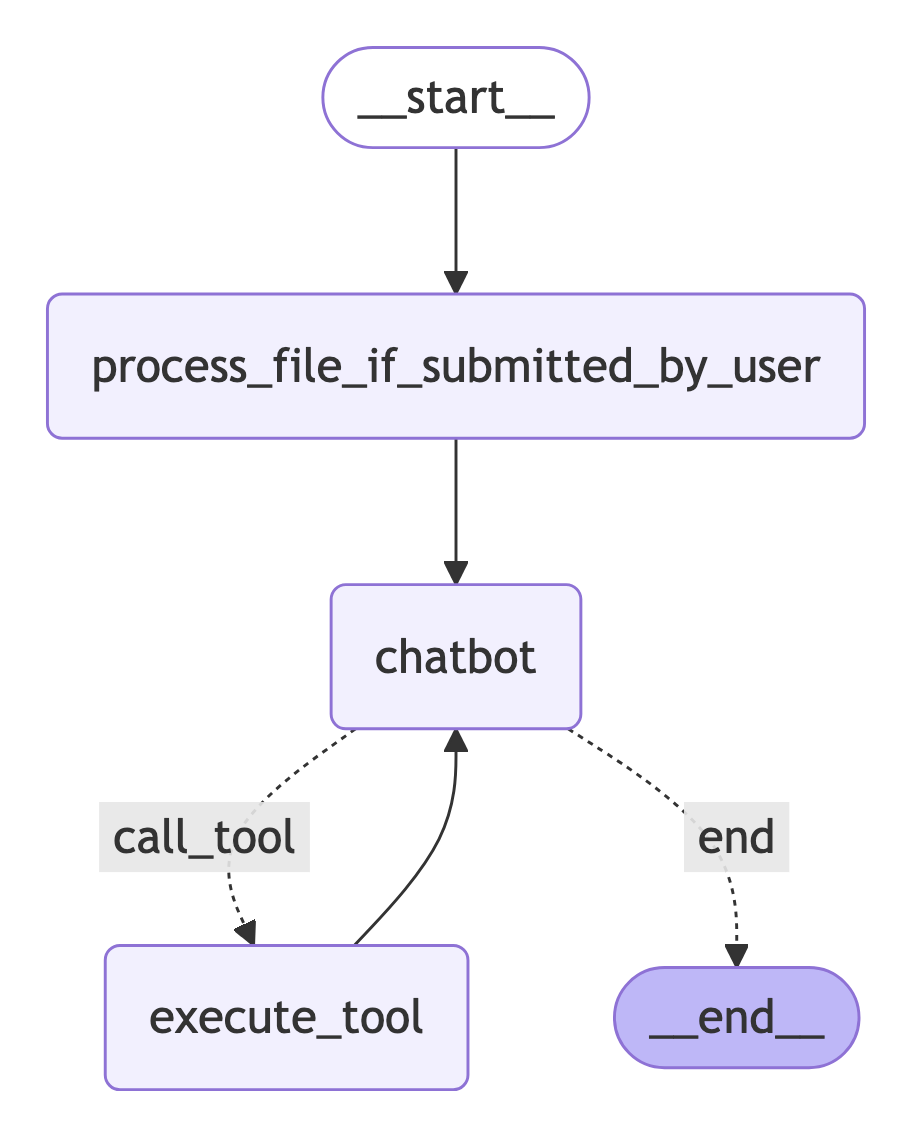

Write the Python code that produced this figure.
import os
from typing import List, TypedDict, Optional, Union, Dict, Any, Tuple
import sys
import rpy2.robjects as ro  # type: ignore
from dotenv import load_dotenv  # type: ignore
from langchain_core.messages import (
    BaseMessage,
    AIMessage,
    HumanMessage,
    ToolMessage,
)

sys.path.append(
    os.path.dirname(os.path.dirname(os.path.dirname(os.path.abspath(__file__))))
)
from backend.analysis.my_tools_executor import MyToolExecutor
from backend.analysis.tools_py import run_celltypist_annotation_tool

from langchain_core.prompts import MessagesPlaceholder, ChatPromptTemplate
from langchain_core.tools import Tool
from langchain_openai import ChatOpenAI
from langgraph.graph import StateGraph, END
from backend import global_variables
from langsmith import Client
from backend.global_variables import ROOT_PATH

# New imports for graph storage
import io
from datetime import datetime
from langgraph.constants import CurveStyle
from langgraph.graph.graph import MermaidDrawMethod

client = Client()

# Get the OpenAI key from the environment variable
openai_api_key = os.getenv("OPENAI_API_KEY")

# Check if the key is set
if not openai_api_key:
    raise ValueError("OPENAI_API_KEY is not set.")
else:
    print("OPENAI_API_KEY loaded successfully.")
# Set R options to prevent deparse() from creating string vectors
ro.r("options(width=10000)")


# Define the list of tools  ## not working: plot_scatter_mitochondrial_genes,  plot_highly_variable_genes (produce plot, but give an error), plot_pca_heatmap, cluster_marker_genes

# from langchain_community.tools import TavilySearchResults
# tool_web_search = TavilySearchResults()


tools: List[Tool] = [
    # tool_web_search,
    # go_enrichment,
    # summarize_seurat, # removed because confuse llm while asking explaination of the plots
    # clear_history,
    # analyze_cluster_marker_genes_output,
    # cell_clusters,  #### problema con R
    # cell_embedding,
    # nearest_neighbor_cell_embedding,
    # log_normalize,
    # scale_data,
    # highly_variable_genes,
    # run_pca,
    # calculate_mitochondrial_genes,
    # plot_scatter_mitochondrial_genes,
    plot_violin_mitochondrial_genes,
    plot_pca,
    plot_scatter_cell_quality,
    plot_highly_variable_genes,
    plot_pca_heatmap,
    plot_pca_elbow,
    cluster_marker_genes,
    plot_embedding,
    plot_embedding_feature_expression,
    plot_violin_features,
    plot_dotplot
]  # type: ignore

#tools.extend([run_celltypist_annotation_tool])

# Define the LLM
llm = ChatOpenAI(model_name="gpt-4o", temperature=0.1)


# from langchain_ollama import ChatOllama
# llm = ChatOllama(
#     model="llama3.1",
#     temperature=0,
#     # other params...
# )

# Prompt for the chatbot
prompt = ChatPromptTemplate.from_messages(
    [
        MessagesPlaceholder(variable_name="messages"),
    ]
)

# Chain that uses the tools
chain = prompt | llm.bind_tools(tools)


# Definition of the state
class State(TypedDict):
    """Represents the state with a list of messages."""

    messages: List[BaseMessage]


def check_file_info(state: State):
    """
    Checks and processes the uploaded file information if submitted by user.
    """
    messages = state["messages"]

    if global_variables.UPLOADED_FILE == False:
        return

    if global_variables.UPLOADED_FILE == True:
        if global_variables.UPLOADED_TEXT == True:  ## uploaded PDF
            ai_message = AIMessage(
                content="This is the PDF PDF PDF PDF"
                + " this is the uploaded pdf file from the user, and it was correctly processed, no problems are detected:    "
                + global_variables.PDF_CONTENT_AS_STRING
                + "confirm the user that he uploaded a pdf file"
            )
            messages.append(ai_message)
            return {"messages": messages}
        if global_variables.UPLOADED_TEXT == False:  ## uploaded datafile

            ai_message = AIMessage(
                content="I see you uploaded a "
                + str(global_variables.JDATAFILE.getDataType())
                + " with "
                + str(global_variables.NUMCOLUMNS)
                + " columns and "
                + str(global_variables.NUMROWS)
                + " rows."
            )
            messages.append(ai_message)
            # ai_message = AIMessage(
            #     content="Here is the subset stats file: "
            #     + global_variables.SUBSET_STATS_FILE
            # )
            # messages.append(ai_message)
            global_variables.PDF_CONTENT_AS_STRING = "This is the PDF PDF PDF PDF and it was correctly processed, all is good"
            global_variables.UPLOADED_TEXT = False
            global_variables.UPLOADED_FILE = False

            return {"messages": messages}

    # metadata = get_last_uploaded_file_info() # since is not more on s3
    metadata = "Here is the metadata of the uploaded file: "  # + str(get_last_uploaded_file_info())
    ai_message = AIMessage(content=metadata)  # type: ignore
    state["messages"].append(ai_message)
    return state


# Function to reason with the LLM and print the results
def llm_reasoning(state: State):
    messages = state["messages"]

    # Execute the LLM chain with the prompt and tools ( questo per evitare errori di token, ma tuttavia inviare l'intero seurat formato json al frontend)
    # if len(messages[-1].content) > 8000:
    #     ## tagliare il messaggio
    #     messages[-1].content = messages[-1].content[:8000]

    result = chain.invoke({"messages": messages})

    # Add the result to the messages
    messages = state["messages"]
    messages.append(result)

    return {"messages": messages}


def check_tool_call(message):
    """
    Function to check if a message contains tool_calls
    """

    if isinstance(message, AIMessage):
        additional_kwargs = message.additional_kwargs
        if additional_kwargs and "tool_calls" in additional_kwargs:
            return len(additional_kwargs["tool_calls"]) > 0
    return False


def tool_execution_node(state):
    """
    Node to handle tool execution
    """
    messages = state["messages"]
    last_message = messages[-1]

    tool_calls = last_message.additional_kwargs.get("tool_calls", [])

    for tool_call in tool_calls:
        tool_call_id = tool_call.get("id", None)
        tool_name = tool_call.get("function", {}).get("name", None)
        tool_args = tool_call.get("function", {}).get("arguments", {})

        tool_executor = MyToolExecutor(tools)
        content = tool_executor.call_tool_with_args(tool_name, tool_args)
        
        tool_message = None
        if isinstance(content, str):
            tool_message = ToolMessage(
                content=content, 
                name=tool_name, 
                tool_call_id=tool_call_id
            )
        elif isinstance(content, tuple):
            tool_message = ToolMessage(
                content="Called creation plot",
                name=tool_name,
                tool_call_id=tool_call_id,
            )

        messages.append(tool_message)

    return {"messages": messages}


def finish(state):
    """
    Appends an AIMessage indicating the current loop count to the state's messages.
    """
    ai_message = AIMessage(content="end of loop number: " + str(len(state["messages"])))  # type: ignore
    state["messages"].append(ai_message)
    return state


def router(state):
    """
    Routing function to decide whether to call the tool
    """
    # messages = state["messages"]
    # last_message = messages[-1]

    # if check_tool_call(last_message):
    #     return "call_tool"
    # return "end"
    messages = state["messages"]
    last_message = messages[-1]
    if last_message.tool_calls:
        return "call_tool"
    return "end"


def create_graph(save_to_file: bool = True, output_file_path: Optional[str] = None) -> Union[None, bytes]:
    """
    Create the state graph with the ToolNode and either save it to a file or return it as bytes
    
    Args:
        save_to_file: If True, save to file path; if False, return bytes
        output_file_path: Path to save the file (if save_to_file is True)
        
    Returns:
        bytes if save_to_file is False, otherwise None
    """
    graph_builder = StateGraph(State)
    graph_builder.add_node("process_file_if_submitted_by_user", check_file_info)
    graph_builder.add_node("chatbot", llm_reasoning)

    graph_builder.add_node("execute_tool", tool_execution_node)

    graph_builder.set_entry_point("process_file_if_submitted_by_user")
    graph_builder.add_edge("process_file_if_submitted_by_user", "chatbot")

    graph_builder.add_conditional_edges(
        "chatbot",
        router,
        {"call_tool": "execute_tool", "end": END},
    )

    graph_builder.add_edge("execute_tool", "chatbot")

    graph = graph_builder.compile()
    
    # Get the graph visualization
    if save_to_file:
        # Default path if none provided
        if output_file_path is None:
            output_file_path = "../../analysis/graph.png"
            
        # Save to file as before
        graph.get_graph().draw_mermaid_png(
            curve_style=CurveStyle.LINEAR,
            wrap_label_n_words=9,
            output_file_path=output_file_path,
            draw_method=MermaidDrawMethod.PYPPETEER,
            background_color="white",
            padding=10,
        )
        return None
    else:
        # Return as bytes
        buffer = io.BytesIO()
        graph.get_graph().draw_mermaid_png(
            curve_style=CurveStyle.LINEAR,
            wrap_label_n_words=9,
            output_file=buffer,  # Use the buffer instead of a file path
            draw_method=MermaidDrawMethod.PYPPETEER,
            background_color="white",
            padding=10,
        )
        buffer.seek(0)
        return buffer.getvalue()


async def create_and_store_graph(
    title: str,
    user_id: str,
    workflow_id: Optional[str] = None,
    metadata: Optional[Dict[str, Any]] = None
) -> Tuple[bool, str, Optional[str]]:
    """
    Create the graph visualization and store it in Vercel Blob Storage
    
    Args:
        title: Title for the graph visualization
        user_id: ID of the user who created the graph
        workflow_id: Optional ID of the associated workflow
        metadata: Optional additional metadata
        
    Returns:
        Tuple of (success, message, blob_url if successful)
    """
    from backend.analysis.utility import store_graph_visualization
    
    # Create graph in memory
    graph_bytes = create_graph(save_to_file=False)
    
    if not graph_bytes:
        return (False, "Failed to generate graph visualization", None)
    
    # Store the graph using the utility function
    success, message, result_data = await store_graph_visualization(
        graph_data=graph_bytes,
        title=title,
        user_id=user_id,
        workflow_id=workflow_id,
        metadata=metadata
    )
    
    if success and result_data:
        blob_url = result_data.get("blob_url")
        return (True, "Graph visualization stored successfully", blob_url)
    
    return (success, message, None)


if __name__ == "__main__":
    # Initialize the environment and create the global seurat_object

    from backend import global_variables

    global_variables.DEBUG = False

    initialize_environment()

    # Create the graph and save to file (original behavior)
    graph = create_graph(save_to_file=True)

    initial_state = {"messages": [HumanMessage(content="fammi un hvg plot")]}

    # initial_state_two_messages = {
    #     "messages": [
    #         HumanMessage(
    #             content="fammi un violin plot",
    #             additional_kwargs={},
    #             response_metadata={},
    #         ),
    #         AIMessage(
    #             content="",
    #             additional_kwargs={
    #                 "tool_calls": [
    #                     {
    #                         "id": "call_DWhLVufQhLAdujXXiNoKejjH",
    #                         "function": {
    #                             "arguments": "{}",
    #                             "name": "plot_violin_mitochondrial_genes",
    #                         },
    #                         "type": "function",
    #                     }
    #                 ],
    #                 "refusal": None,
    #             },
    #             response_metadata={
    #                 "token_usage": {
    #                     "completion_tokens": 18,
    #                     "prompt_tokens": 756,
    #                     "total_tokens": 774,
    #                     "completion_tokens_details": {
    #                         "audio_tokens": 0,
    #                         "reasoning_tokens": 0,
    #                         "accepted_prediction_tokens": 0,
    #                         "rejected_prediction_tokens": 0,
    #                     },
    #                     "prompt_tokens_details": {
    #                         "audio_tokens": 0,
    #                         "cached_tokens": 0,
    #                     },
    #                 },
    #                 "model_name": "gpt-4o-mini-2024-07-18",
    #                 "system_fingerprint": "fp_0ba0d124f1",
    #                 "finish_reason": "tool_calls",
    #                 "logprobs": None,
    #             },
    #             id="run-cc81d4f9-70fa-4891-8979-01884c8df7cf-0",
    #             tool_calls=[
    #                 {
    #                     "name": "plot_violin_mitochondrial_genes",
    #                     "args": {},
    #                     "id": "call_DWhLVufQhLAdujXXiNoKejjH",
    #                     "type": "tool_call",
    #                 }
    #             ],
    #             usage_metadata={
    #                 "input_tokens": 756,
    #                 "output_tokens": 18,
    #                 "total_tokens": 774,
    #                 "input_token_details": {"audio": 0, "cache_read": 0},
    #                 "output_token_details": {"audio": 0, "reasoning": 0},
    #             },
    #         ),
    #         ToolMessage(
    #             content="Violin plot generated successfully",
    #             name="plot_violin_mitochondrial_genes",
    #             tool_call_id="call_DWhLVufQhLAdujXXiNoKejjH",
    #         ),
    #         AIMessage(
    #             content="Il violin plot è stato generato con successo! Se hai bisogno di ulteriori analisi o visualizzazioni, fammi sapere!",
    #             additional_kwargs={"refusal": None},
    #             response_metadata={
    #                 "token_usage": {
    #                     "completion_tokens": 28,
    #                     "prompt_tokens": 795,
    #                     "total_tokens": 823,
    #                     "completion_tokens_details": {
    #                         "audio_tokens": 0,
    #                         "reasoning_tokens": 0,
    #                         "accepted_prediction_tokens": 0,
    #                         "rejected_prediction_tokens": 0,
    #                     },
    #                     "prompt_tokens_details": {
    #                         "audio_tokens": 0,
    #                         "cached_tokens": 0,
    #                     },
    #                 },
    #                 "model_name": "gpt-4o-mini-2024-07-18",
    #                 "system_fingerprint": "fp_0ba0d124f1",
    #                 "finish_reason": "stop",
    #                 "logprobs": None,
    #             },
    #             id="run-c70a1748-22bb-4a33-a225-01f9078cf638-0",
    #             usage_metadata={
    #                 "input_tokens": 795,
    #                 "output_tokens": 28,
    #                 "total_tokens": 823,
    #                 "input_token_details": {"audio": 0, "cache_read": 0},
    #                 "output_token_details": {"audio": 0, "reasoning": 0},
    #             },
    #         ),
    #         HumanMessage(
    #             content="fammi un altro violin plot",
    #             additional_kwargs={},
    #             response_metadata={},
    #         ),
    #     ]
    # }
    import pprint

    # Creare un'istanza di PrettyPrinter con indentazione personalizzata
    pp = pprint.PrettyPrinter(indent=4, width=120)

    for s in graph.stream(initial_state):
        my_dict = list(s.values())[0]

        pp.pprint(my_dict)

"""
Graph visualization module for bioflow analysis.

This module provides functionality for generating various types of
visualizations for biological data, such as UMAP, t-SNE, PCA,
and heatmaps.
"""

import matplotlib
matplotlib.use('Agg')  # Use non-interactive backend
import matplotlib.pyplot as plt
import numpy as np
import pandas as pd
import seaborn as sns
from typing import Dict, Any, Optional, Union, List
import io
import base64
import json
import logging
import asyncio
from sklearn.decomposition import PCA
from sklearn.manifold import TSNE
import umap
from .utility import get_sample_data

# Configure logging
logger = logging.getLogger(__name__)

# Define supported visualization types
SUPPORTED_VIS_TYPES = ["umap", "tsne", "pca", "heatmap", "violin", "scatter"]

async def generate_visualization(request: Dict[str, Any]) -> Dict[str, Any]:
    """
    Generate a visualization based on the provided request.
    
    Args:
        request: A dictionary containing the visualization request details.
            Required keys:
                - visualization_type: Type of visualization to generate (e.g., "umap", "tsne")
                - data_description: Description of the data to visualize
            Optional keys:
                - parameters: Visualization-specific parameters
                - title: Title for the visualization
                
    Returns:
        Dict[str, Any]: A dictionary containing:
            - image: Base64-encoded PNG image
            - metadata: Additional metadata about the visualization
    """
    # Extract request parameters
    vis_type = request.get("visualization_type", "").lower()
    parameters = request.get("parameters", {})
    data_description = request.get("data_description", "")
    title = request.get("title", f"{vis_type.upper()} Visualization")
    
    # Check if visualization type is supported
    if vis_type not in SUPPORTED_VIS_TYPES:
        raise ValueError(f"Unsupported visualization type: {vis_type}. "
                         f"Supported types: {', '.join(SUPPORTED_VIS_TYPES)}")
    
    # Get data based on description (in a real application, this would query a database)
    # Here we're using sample data for demonstration
    data = await get_sample_data(data_description)
    
    # Generate the visualization
    if vis_type == "umap":
        return await generate_umap_visualization(data, parameters, title)
    elif vis_type == "tsne":
        return await generate_tsne_visualization(data, parameters, title)
    elif vis_type == "pca":
        return await generate_pca_visualization(data, parameters, title)
    elif vis_type == "heatmap":
        return await generate_heatmap_visualization(data, parameters, title)
    elif vis_type == "violin":
        return await generate_violin_visualization(data, parameters, title)
    elif vis_type == "scatter":
        return await generate_scatter_visualization(data, parameters, title)
    else:
        raise ValueError(f"Visualization type {vis_type} is supported but not implemented")

async def generate_umap_visualization(
    data: pd.DataFrame,
    parameters: Dict[str, Any],
    title: str
) -> Dict[str, Any]:
    """Generate a UMAP visualization."""
    # Extract parameters with defaults
    n_neighbors = parameters.get("n_neighbors", 15)
    min_dist = parameters.get("min_dist", 0.1)
    n_components = parameters.get("n_components", 2)
    metric = parameters.get("metric", "euclidean")
    
    # Create a figure
    plt.figure(figsize=(10, 8))
    
    # Run UMAP
    reducer = umap.UMAP(
        n_neighbors=n_neighbors,
        min_dist=min_dist,
        n_components=n_components,
        metric=metric,
        random_state=42
    )
    
    # Extract features (all numeric columns)
    features = data.select_dtypes(include=[np.number])
    
    # Check if we have enough data
    if len(features) < 5:
        raise ValueError("Not enough data for UMAP visualization (need at least 5 samples)")
    
    # Transform the data
    embedding = reducer.fit_transform(features)
    
    # Create a scatter plot
    if n_components == 2:
        plt.scatter(embedding[:, 0], embedding[:, 1], s=5, alpha=0.8)
    elif n_components == 3:
        ax = plt.figure().add_subplot(111, projection='3d')
        ax.scatter(embedding[:, 0], embedding[:, 1], embedding[:, 2], s=5, alpha=0.8)
    
    # Add labels and title
    plt.title(title)
    plt.xlabel(f"UMAP Dimension 1")
    plt.ylabel(f"UMAP Dimension 2")
    
    # Save the plot to a BytesIO object
    buf = io.BytesIO()
    plt.savefig(buf, format='png', dpi=100, bbox_inches='tight')
    plt.close()
    
    # Get the image as base64
    buf.seek(0)
    image_base64 = base64.b64encode(buf.read()).decode('utf-8')
    
    # Return the result
    return {
        "image": image_base64,
        "metadata": {
            "n_neighbors": n_neighbors,
            "min_dist": min_dist,
            "n_components": n_components,
            "metric": metric,
            "data_stats": {
                "n_samples": len(data),
                "n_features": features.shape[1],
            }
        }
    }

async def generate_tsne_visualization(
    data: pd.DataFrame,
    parameters: Dict[str, Any],
    title: str
) -> Dict[str, Any]:
    """Generate a t-SNE visualization."""
    # Extract parameters with defaults
    perplexity = parameters.get("perplexity", 30.0)
    n_components = parameters.get("n_components", 2)
    learning_rate = parameters.get("learning_rate", 200.0)
    
    # Create a figure
    plt.figure(figsize=(10, 8))
    
    # Extract features (all numeric columns)
    features = data.select_dtypes(include=[np.number])
    
    # Check if we have enough data
    if len(features) < 5:
        raise ValueError("Not enough data for t-SNE visualization (need at least 5 samples)")
    
    # Run t-SNE
    tsne = TSNE(
        n_components=n_components,
        perplexity=min(perplexity, len(features) - 1),
        learning_rate=learning_rate,
        random_state=42
    )
    
    # Transform the data
    embedding = tsne.fit_transform(features)
    
    # Create a scatter plot
    plt.scatter(embedding[:, 0], embedding[:, 1], s=5, alpha=0.8)
    
    # Add labels and title
    plt.title(title)
    plt.xlabel(f"t-SNE Dimension 1")
    plt.ylabel(f"t-SNE Dimension 2")
    
    # Save the plot to a BytesIO object
    buf = io.BytesIO()
    plt.savefig(buf, format='png', dpi=100, bbox_inches='tight')
    plt.close()
    
    # Get the image as base64
    buf.seek(0)
    image_base64 = base64.b64encode(buf.read()).decode('utf-8')
    
    # Return the result
    return {
        "image": image_base64,
        "metadata": {
            "perplexity": perplexity,
            "n_components": n_components,
            "learning_rate": learning_rate,
            "data_stats": {
                "n_samples": len(data),
                "n_features": features.shape[1],
            }
        }
    }

async def generate_pca_visualization(
    data: pd.DataFrame,
    parameters: Dict[str, Any],
    title: str
) -> Dict[str, Any]:
    """Generate a PCA visualization."""
    # Extract parameters with defaults
    n_components = parameters.get("n_components", 2)
    
    # Create a figure
    plt.figure(figsize=(10, 8))
    
    # Extract features (all numeric columns)
    features = data.select_dtypes(include=[np.number])
    
    # Check if we have enough data
    if len(features) < 3:
        raise ValueError("Not enough data for PCA visualization (need at least 3 samples)")
    
    # Run PCA
    pca = PCA(n_components=min(n_components, features.shape[1]))
    
    # Transform the data
    embedding = pca.fit_transform(features)
    
    # Calculate explained variance
    explained_variance = pca.explained_variance_ratio_
    explained_variance_cumsum = np.cumsum(explained_variance)
    
    # Create a scatter plot
    if n_components == 2:
        plt.scatter(embedding[:, 0], embedding[:, 1], s=5, alpha=0.8)
        plt.xlabel(f"PC1 ({explained_variance[0]:.2%} variance)")
        plt.ylabel(f"PC2 ({explained_variance[1]:.2%} variance)")
    elif n_components == 3:
        ax = plt.figure().add_subplot(111, projection='3d')
        ax.scatter(embedding[:, 0], embedding[:, 1], embedding[:, 2], s=5, alpha=0.8)
        ax.set_xlabel(f"PC1 ({explained_variance[0]:.2%})")
        ax.set_ylabel(f"PC2 ({explained_variance[1]:.2%})")
        ax.set_zlabel(f"PC3 ({explained_variance[2]:.2%})")
    
    # Add title
    plt.title(title)
    
    # Save the plot to a BytesIO object
    buf = io.BytesIO()
    plt.savefig(buf, format='png', dpi=100, bbox_inches='tight')
    plt.close()
    
    # Get the image as base64
    buf.seek(0)
    image_base64 = base64.b64encode(buf.read()).decode('utf-8')
    
    # Return the result
    return {
        "image": image_base64,
        "metadata": {
            "n_components": n_components,
            "explained_variance": explained_variance.tolist(),
            "explained_variance_cumsum": explained_variance_cumsum.tolist(),
            "data_stats": {
                "n_samples": len(data),
                "n_features": features.shape[1],
            }
        }
    }

async def generate_heatmap_visualization(
    data: pd.DataFrame,
    parameters: Dict[str, Any],
    title: str
) -> Dict[str, Any]:
    """Generate a heatmap visualization."""
    # Extract parameters with defaults
    cmap = parameters.get("cmap", "viridis")
    cluster_rows = parameters.get("cluster_rows", True)
    cluster_cols = parameters.get("cluster_cols", True)
    max_features = parameters.get("max_features", 100)
    max_samples = parameters.get("max_samples", 100)
    
    # Create a figure
    plt.figure(figsize=(12, 10))
    
    # Extract features (all numeric columns)
    features = data.select_dtypes(include=[np.number])
    
    # Check if we have enough data
    if len(features) < 2 or features.shape[1] < 2:
        raise ValueError("Not enough data for heatmap visualization (need at least 2x2)")
    
    # Subsample if necessary
    if features.shape[0] > max_samples:
        features = features.sample(max_samples, random_state=42)
    
    if features.shape[1] > max_features:
        features = features.sample(max_features, axis=1, random_state=42)
    
    # Create the heatmap
    sns.heatmap(
        features,
        cmap=cmap,
        xticklabels=True if features.shape[1] <= 30 else False,
        yticklabels=True if features.shape[0] <= 30 else False,
        cbar=True
    )
    
    # Add title
    plt.title(title)
    
    # Save the plot to a BytesIO object
    buf = io.BytesIO()
    plt.savefig(buf, format='png', dpi=100, bbox_inches='tight')
    plt.close()
    
    # Get the image as base64
    buf.seek(0)
    image_base64 = base64.b64encode(buf.read()).decode('utf-8')
    
    # Return the result
    return {
        "image": image_base64,
        "metadata": {
            "cmap": cmap,
            "data_stats": {
                "n_samples": features.shape[0],
                "n_features": features.shape[1],
                "min_value": float(features.min().min()),
                "max_value": float(features.max().max()),
                "mean_value": float(features.mean().mean()),
            }
        }
    }

async def generate_violin_visualization(
    data: pd.DataFrame,
    parameters: Dict[str, Any],
    title: str
) -> Dict[str, Any]:
    """Generate a violin plot visualization."""
    # Extract parameters with defaults
    feature = parameters.get("feature")
    group_by = parameters.get("group_by")
    split = parameters.get("split", False)
    
    # Check if required parameters are provided
    if not feature:
        # Pick the first numeric column if not specified
        numeric_cols = data.select_dtypes(include=[np.number]).columns
        if len(numeric_cols) == 0:
            raise ValueError("No numeric columns found for violin plot")
        feature = numeric_cols[0]
    
    # Create a figure
    plt.figure(figsize=(12, 8))
    
    # Create the violin plot
    if group_by and group_by in data.columns:
        sns.violinplot(
            x=group_by,
            y=feature,
            data=data,
            inner="box",
            split=split
        )
    else:
        sns.violinplot(
            y=feature,
            data=data,
            inner="box"
        )
    
    # Add title
    plt.title(title)
    
    # Save the plot to a BytesIO object
    buf = io.BytesIO()
    plt.savefig(buf, format='png', dpi=100, bbox_inches='tight')
    plt.close()
    
    # Get the image as base64
    buf.seek(0)
    image_base64 = base64.b64encode(buf.read()).decode('utf-8')
    
    # Return the result
    return {
        "image": image_base64,
        "metadata": {
            "feature": feature,
            "group_by": group_by,
            "data_stats": {
                "n_samples": len(data),
                "min_value": float(data[feature].min()),
                "max_value": float(data[feature].max()),
                "mean_value": float(data[feature].mean()),
                "median_value": float(data[feature].median()),
            }
        }
    }

async def generate_scatter_visualization(
    data: pd.DataFrame,
    parameters: Dict[str, Any],
    title: str
) -> Dict[str, Any]:
    """Generate a scatter plot visualization."""
    # Extract parameters with defaults
    x = parameters.get("x")
    y = parameters.get("y")
    hue = parameters.get("hue")
    
    # Check if required parameters are provided
    if not x or not y:
        # Pick the first two numeric columns if not specified
        numeric_cols = data.select_dtypes(include=[np.number]).columns
        if len(numeric_cols) < 2:
            raise ValueError("Need at least two numeric columns for scatter plot")
        x = numeric_cols[0]
        y = numeric_cols[1]
    
    # Create a figure
    plt.figure(figsize=(10, 8))
    
    # Create the scatter plot
    if hue and hue in data.columns:
        sns.scatterplot(
            x=x,
            y=y,
            hue=hue,
            data=data
        )
    else:
        sns.scatterplot(
            x=x,
            y=y,
            data=data
        )
    
    # Add title
    plt.title(title)
    
    # Save the plot to a BytesIO object
    buf = io.BytesIO()
    plt.savefig(buf, format='png', dpi=100, bbox_inches='tight')
    plt.close()
    
    # Get the image as base64
    buf.seek(0)
    image_base64 = base64.b64encode(buf.read()).decode('utf-8')
    
    # Return the result
    return {
        "image": image_base64,
        "metadata": {
            "x": x,
            "y": y,
            "hue": hue,
            "data_stats": {
                "n_samples": len(data),
                f"{x}_min": float(data[x].min()),
                f"{x}_max": float(data[x].max()),
                f"{y}_min": float(data[y].min()),
                f"{y}_max": float(data[y].max()),
                "correlation": float(data[x].corr(data[y])),
            }
        }
    }
